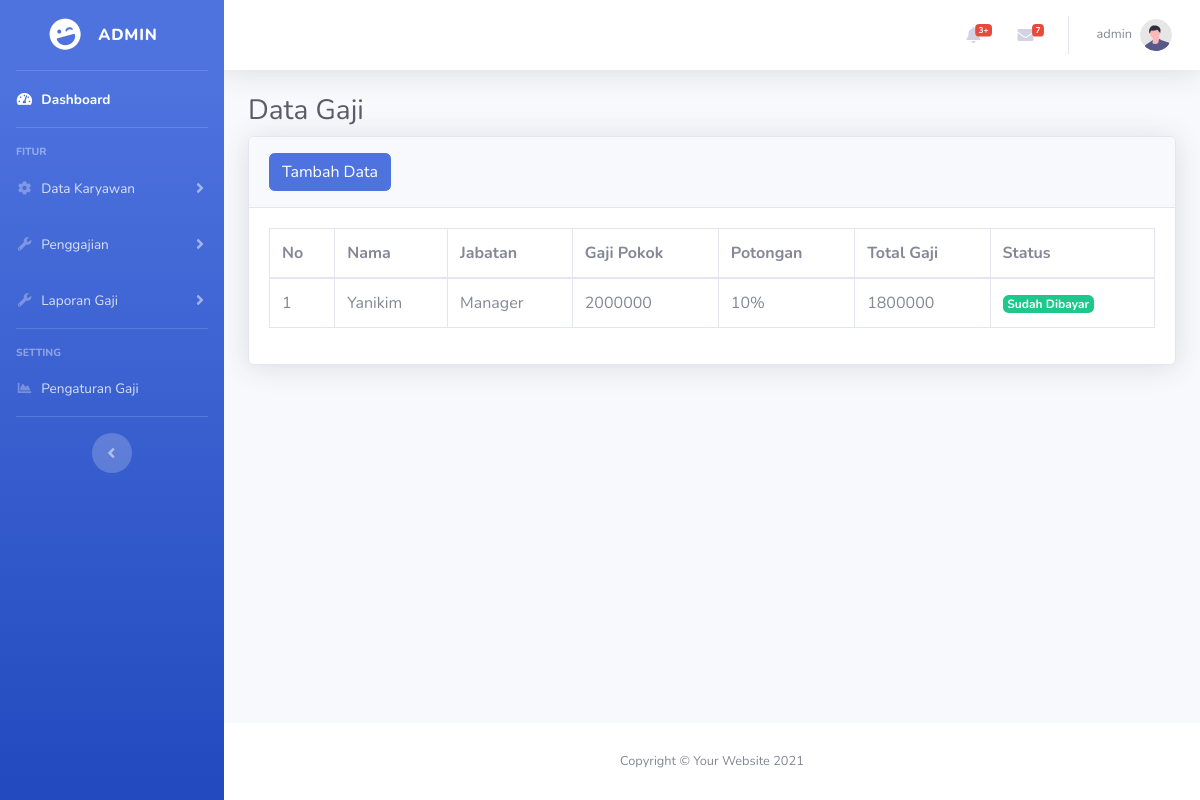
/admin/gaji.php (signed in), run on an earlier commit of the app's database.
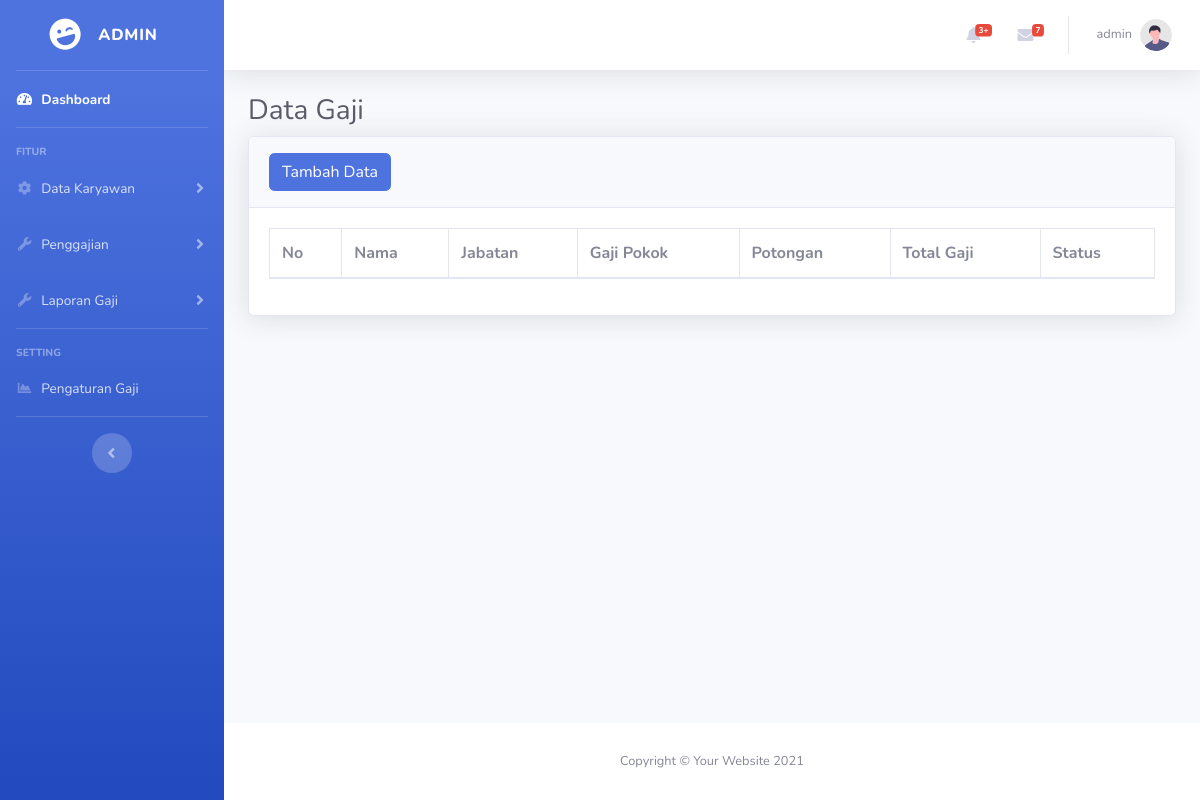
And on a later commit of the database.
### tables this page shows
CREATE TABLE `penggajian` (
  `id` int(11) NOT NULL,
  `id_karyawan` int(11) DEFAULT NULL,
  `jabatan` varchar(255) NOT NULL,
  `bulan_gaji` varchar(255) NOT NULL,
  `gaji_pokok` decimal(10,0) NOT NULL,
  `total_gaji` decimal(10,0) NOT NULL,
  `status` varchar(255) NOT NULL,
  `tanggal_pembayaran` date NOT NULL
);

CREATE TABLE `karyawan` (
  `id` int(11) NOT NULL,
  `nama` varchar(100) NOT NULL,
  `username` varchar(255) NOT NULL,
  `password` varchar(255) NOT NULL,
  `jabatan` varchar(100) NOT NULL,
  `departemen` varchar(100) DEFAULT NULL,
  `gaji_pokok` decimal(15,2) NOT NULL,
  `status` enum('aktif','non-aktif') DEFAULT 'aktif',
  `tanggal_bergabung` date DEFAULT NULL
);

### admin/gaji.php (the view, shortened to what the changed rows need)
<?php
    include '../koneksi.php';
?>
<!DOCTYPE html>
<html lang="en">
<head>
    <link href="../assets/vendor/fontawesome-free/css/all.min.css" rel="stylesheet" type="text/css">
    <link href="../assets/css/sb-admin-2.min.css" rel="stylesheet">
</head>
<body id="page-top">
    <div id="wrapper">
        <div id="content-wrapper" class="d-flex flex-column">
            <div id="content">
                <div class="container-fluid">
                <h1 class="h3 mb-2 text-gray-800">Data Gaji</h1>
                <div class="card shadow mb-4">
                    <div class="card-body">
                        <div class="table-responsive">
                            <table class="table table-bordered" id="dataTable" width="100%" cellspacing="0">
                                <thead>
                                    <tr>
                                        <th>No</th>
                                        <th>Nama</th>
                                        <th>Jabatan</th>
                                        <th>Gaji Pokok</th>
                                        <th>Potongan</th>
                                        <th>Total Gaji</th>
                                        <th>Status</th>
                                    </tr>
                                </thead>
                                <tbody>
                                <?php
                                    $no = 1;
                                    $tampil = mysqli_query($koneksi, "SELECT p.*, k.nama
                                    FROM penggajian p
                                    JOIN karyawan k ON p.id_karyawan = k.id");
                                    while($data = mysqli_fetch_array($tampil)):
                                ?>
                                    <tr>
                                        <td><?= $no++ ?></td>
                                        <td><?= $data['nama'] ?></td>
                                        <td><?= $data['jabatan'] ?></td>
                                        <td><?= $data['gaji_pokok'] ?></td>
                                        <td>10%</td>
                                        <td><?= $data['total_gaji'] ?></td>
                                        <td><span class="badge badge-success"><?= $data['status'] ?></span></td>
                                    </tr>
                                    <?php
                                        endwhile;
                                    ?>
                                </tbody>
                            </table>
                        </div>
                    </div>
                </div>
                </div>
            </div>
        </div>
    </div>
</body>
</html>

What changed in the data, as far as the page shows it:
removed penggajian: id_karyawan.nama "Yanikim", jabatan "Manager", gaji_pokok "2000000", total_gaji "1800000", status "Sudah Dibayar"
